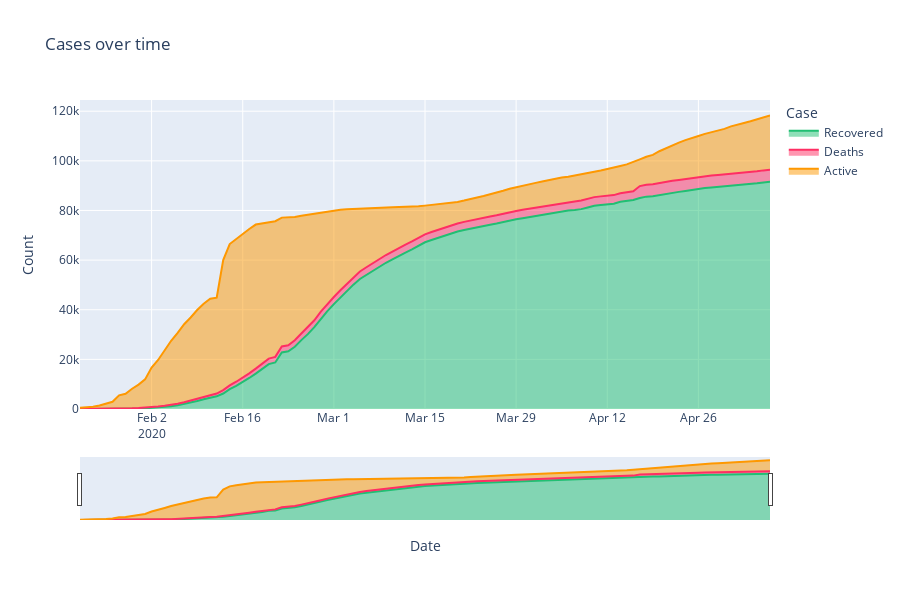

The cell this chart's notebook holds for it:
### Code cell
temp = full_table.groupby('Date')['Recovered', 'Deaths', 'Active'].sum().reset_index()
temp = temp.melt(id_vars="Date", value_vars=['Recovered', 'Deaths', 'Active'],
                 var_name='Case', value_name='Count')
temp.head()

fig = px.area(temp, x="Date", y="Count", color='Case', height=600,
             title='Cases over time', color_discrete_sequence = [rec, dth, act])
fig.update_layout(xaxis_rangeslider_visible=True)
fig.show()
